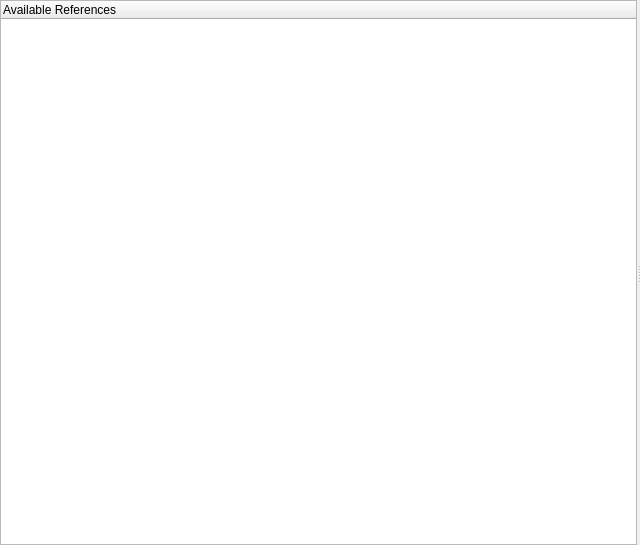
<?xml version="1.0" encoding="UTF-8"?>
<ui version="4.0">
 <class>ReferenceManagerPage</class>
 <widget class="QWizardPage" name="ReferenceManagerPage">
  <property name="geometry">
   <rect>
    <x>0</x>
    <y>0</y>
    <width>640</width>
    <height>545</height>
   </rect>
  </property>
  <property name="sizePolicy">
   <sizepolicy hsizetype="Expanding" vsizetype="Expanding">
    <horstretch>0</horstretch>
    <verstretch>0</verstretch>
   </sizepolicy>
  </property>
  <property name="windowTitle">
   <string>Reference Manager</string>
  </property>
  <property name="title">
   <string>Reference Manager</string>
  </property>
  <layout class="QVBoxLayout" name="verticalLayout_2">
   <property name="spacing">
    <number>0</number>
   </property>
   <property name="margin">
    <number>0</number>
   </property>
   <item>
    <widget class="QSplitter" name="splitter">
     <property name="sizePolicy">
      <sizepolicy hsizetype="Expanding" vsizetype="Expanding">
       <horstretch>0</horstretch>
       <verstretch>0</verstretch>
      </sizepolicy>
     </property>
     <property name="orientation">
      <enum>Qt::Horizontal</enum>
     </property>
     <property name="handleWidth">
      <number>3</number>
     </property>
     <property name="childrenCollapsible">
      <bool>false</bool>
     </property>
     <widget class="QWidget" name="layoutWidget">
      <layout class="QVBoxLayout" name="verticalLayout">
       <property name="spacing">
        <number>0</number>
       </property>
       <item>
        <widget class="QTreeWidget" name="references">
         <property name="contextMenuPolicy">
          <enum>Qt::ActionsContextMenu</enum>
         </property>
         <property name="indentation">
          <number>0</number>
         </property>
         <property name="itemsExpandable">
          <bool>false</bool>
         </property>
         <attribute name="headerVisible">
          <bool>true</bool>
         </attribute>
         <column>
          <property name="text">
           <string>Available References</string>
          </property>
         </column>
        </widget>
       </item>
      </layout>
     </widget>
     <widget class="QWidget" name="verticalLayoutWidget">
      <layout class="QVBoxLayout" name="referenceEditorLayout">
       <property name="spacing">
        <number>0</number>
       </property>
      </layout>
     </widget>
    </widget>
   </item>
  </layout>
 </widget>
 <resources/>
 <connections/>
</ui>
